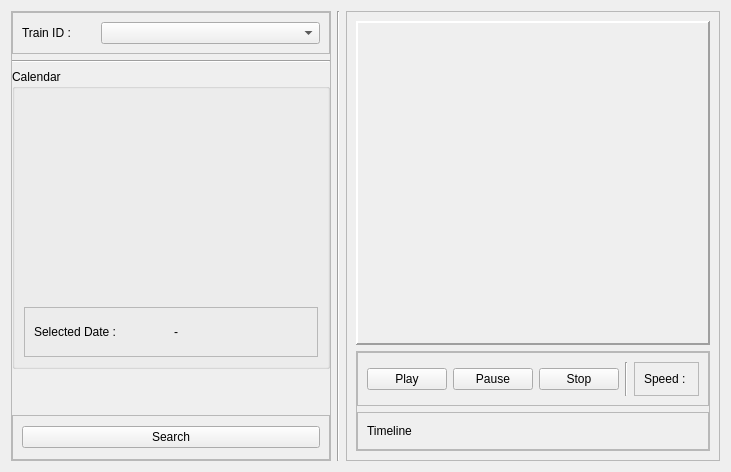
            <widget class="QWidget" name="page_playback">
             <layout class="QHBoxLayout" name="horizontalLayout_3">
              <item>
               <widget class="QFrame" name="frame_4">
                <property name="minimumSize">
                 <size>
                  <width>320</width>
                  <height>0</height>
                 </size>
                </property>
                <property name="maximumSize">
                 <size>
                  <width>320</width>
                  <height>16777215</height>
                 </size>
                </property>
                <property name="frameShape">
                 <enum>QFrame::StyledPanel</enum>
                </property>
                <property name="frameShadow">
                 <enum>QFrame::Raised</enum>
                </property>
                <layout class="QVBoxLayout" name="verticalLayout_6">
                 <property name="spacing">
                  <number>6</number>
                 </property>
                 <property name="leftMargin">
                  <number>0</number>
                 </property>
                 <property name="topMargin">
                  <number>0</number>
                 </property>
                 <property name="rightMargin">
                  <number>0</number>
                 </property>
                 <property name="bottomMargin">
                  <number>0</number>
                 </property>
                 <item>
                  <widget class="QFrame" name="frame_10">
                   <property name="frameShape">
                    <enum>QFrame::StyledPanel</enum>
                   </property>
                   <property name="frameShadow">
                    <enum>QFrame::Raised</enum>
                   </property>
                   <layout class="QHBoxLayout" name="horizontalLayout_5">
                    <item>
                     <widget class="QLabel" name="label_3">
                      <property name="maximumSize">
                       <size>
                        <width>73</width>
                        <height>16777215</height>
                       </size>
                      </property>
                      <property name="text">
                       <string>Train ID :</string>
                      </property>
                     </widget>
                    </item>
                    <item>
                     <widget class="QComboBox" name="comboBox"/>
                    </item>
                   </layout>
                  </widget>
                 </item>
                 <item>
                  <widget class="Line" name="line">
                   <property name="orientation">
                    <enum>Qt::Horizontal</enum>
                   </property>
                  </widget>
                 </item>
                 <item>
                  <widget class="QGroupBox" name="groupBox">
                   <property name="minimumSize">
                    <size>
                     <width>0</width>
                     <height>300</height>
                    </size>
                   </property>
                   <property name="title">
                    <string>Calendar</string>
                   </property>
                   <layout class="QVBoxLayout" name="verticalLayout_24">
                    <item>
                     <widget class="QWidget" name="calendar_widget" native="true">
                      <property name="cursor">
                       <cursorShape>PointingHandCursor</cursorShape>
                      </property>
                     </widget>
                    </item>
                    <item>
                     <widget class="QFrame" name="frame_43">
                      <property name="maximumSize">
                       <size>
                        <width>16777215</width>
                        <height>50</height>
                       </size>
                      </property>
                      <property name="frameShape">
                       <enum>QFrame::StyledPanel</enum>
                      </property>
                      <property name="frameShadow">
                       <enum>QFrame::Raised</enum>
                      </property>
                      <layout class="QHBoxLayout" name="horizontalLayout_30">
                       <item>
                        <widget class="QLabel" name="label_date_2">
                         <property name="maximumSize">
                          <size>
                           <width>16777215</width>
                           <height>40</height>
                          </size>
                         </property>
                         <property name="text">
                          <string>Selected Date :</string>
                         </property>
                        </widget>
                       </item>
                       <item>
                        <widget class="QLabel" name="label_date">
                         <property name="maximumSize">
                          <size>
                           <width>16777215</width>
                           <height>40</height>
                          </size>
                         </property>
                         <property name="text">
                          <string>-</string>
                         </property>
                        </widget>
                       </item>
                      </layout>
                     </widget>
                    </item>
                   </layout>
                  </widget>
                 </item>
                 <item>
                  <spacer name="verticalSpacer_3">
                   <property name="orientation">
                    <enum>Qt::Vertical</enum>
                   </property>
                   <property name="sizeHint" stdset="0">
                    <size>
                     <width>20</width>
                     <height>40</height>
                    </size>
                   </property>
                  </spacer>
                 </item>
                 <item>
                  <widget class="QFrame" name="frame_11">
                   <property name="minimumSize">
                    <size>
                     <width>0</width>
                     <height>45</height>
                    </size>
                   </property>
                   <property name="frameShape">
                    <enum>QFrame::StyledPanel</enum>
                   </property>
                   <property name="frameShadow">
                    <enum>QFrame::Raised</enum>
                   </property>
                   <layout class="QVBoxLayout" name="verticalLayout_7">
                    <item>
                     <widget class="QPushButton" name="pushButton_4">
                      <property name="text">
                       <string>Search</string>
                      </property>
                     </widget>
                    </item>
                   </layout>
                  </widget>
                 </item>
                </layout>
               </widget>
              </item>
              <item>
               <widget class="Line" name="line_4">
                <property name="orientation">
                 <enum>Qt::Vertical</enum>
                </property>
               </widget>
              </item>
              <item>
               <widget class="QFrame" name="frame_6">
                <property name="frameShape">
                 <enum>QFrame::StyledPanel</enum>
                </property>
                <property name="frameShadow">
                 <enum>QFrame::Raised</enum>
                </property>
                <layout class="QVBoxLayout" name="verticalLayout_3">
                 <item>
                  <widget class="QFrame" name="frame_5">
                   <property name="minimumSize">
                    <size>
                     <width>2</width>
                     <height>1</height>
                    </size>
                   </property>
                   <property name="frameShape">
                    <enum>QFrame::Panel</enum>
                   </property>
                   <property name="frameShadow">
                    <enum>QFrame::Raised</enum>
                   </property>
                   <property name="lineWidth">
                    <number>2</number>
                   </property>
                   <layout class="QVBoxLayout" name="verticalLayout_4">
                    <item>
                     <widget class="QLabel" name="label">
                      <property name="text">
                       <string/>
                      </property>
                      <property name="pixmap">
                       <pixmap>icons/2024-07-30_09-20-23-005523__11BG21.jpeg</pixmap>
                      </property>
                      <property name="scaledContents">
                       <bool>true</bool>
                      </property>
                     </widget>
                    </item>
                   </layout>
                  </widget>
                 </item>
                 <item>
                  <widget class="QFrame" name="frame_7">
                   <property name="minimumSize">
                    <size>
                     <width>0</width>
                     <height>100</height>
                    </size>
                   </property>
                   <property name="maximumSize">
                    <size>
                     <width>16777215</width>
                     <height>100</height>
                    </size>
                   </property>
                   <property name="frameShape">
                    <enum>QFrame::StyledPanel</enum>
                   </property>
                   <property name="frameShadow">
                    <enum>QFrame::Raised</enum>
                   </property>
                   <layout class="QVBoxLayout" name="verticalLayout_5">
                    <property name="leftMargin">
                     <number>0</number>
                    </property>
                    <property name="topMargin">
                     <number>0</number>
                    </property>
                    <property name="rightMargin">
                     <number>0</number>
                    </property>
                    <property name="bottomMargin">
                     <number>0</number>
                    </property>
                    <item alignment="Qt::AlignLeft">
                     <widget class="QFrame" name="frame_8">
                      <property name="frameShape">
                       <enum>QFrame::StyledPanel</enum>
                      </property>
                      <property name="frameShadow">
                       <enum>QFrame::Raised</enum>
                      </property>
                      <layout class="QHBoxLayout" name="horizontalLayout_4">
                       <item>
                        <widget class="QPushButton" name="pushButton">
                         <property name="text">
                          <string>Play</string>
                         </property>
                        </widget>
                       </item>
                       <item>
                        <widget class="QPushButton" name="pushButton_2">
                         <property name="text">
                          <string>Pause</string>
                         </property>
                        </widget>
                       </item>
                       <item>
                        <widget class="QPushButton" name="pushButton_3">
                         <property name="text">
                          <string>Stop</string>
                         </property>
                        </widget>
                       </item>
                       <item>
                        <widget class="Line" name="line_3">
                         <property name="orientation">
                          <enum>Qt::Vertical</enum>
                         </property>
                        </widget>
                       </item>
                       <item>
                        <widget class="QFrame" name="frame_42">
                         <property name="frameShape">
                          <enum>QFrame::StyledPanel</enum>
                         </property>
                         <property name="frameShadow">
                          <enum>QFrame::Raised</enum>
                         </property>
                         <layout class="QHBoxLayout" name="horizontalLayout_29">
                          <item>
                           <widget class="QLabel" name="label_24">
                            <property name="text">
                             <string>Speed : </string>
                            </property>
                           </widget>
                          </item>
                         </layout>
                        </widget>
                       </item>
                      </layout>
                     </widget>
                    </item>
                    <item>
                     <widget class="QFrame" name="frame_9">
                      <property name="frameShape">
                       <enum>QFrame::StyledPanel</enum>
                      </property>
                      <property name="frameShadow">
                       <enum>QFrame::Raised</enum>
                      </property>
                      <layout class="QVBoxLayout" name="verticalLayout_23">
                       <item>
                        <widget class="QLabel" name="label_2">
                         <property name="text">
                          <string>Timeline</string>
                         </property>
                        </widget>
                       </item>
                      </layout>
                     </widget>
                    </item>
                   </layout>
                  </widget>
                 </item>
                </layout>
               </widget>
              </item>
             </layout>
            </widget>
